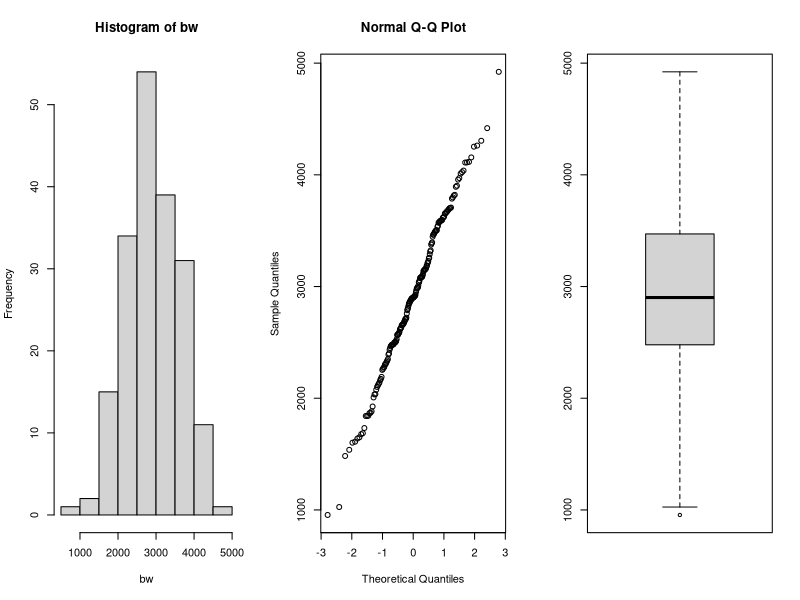
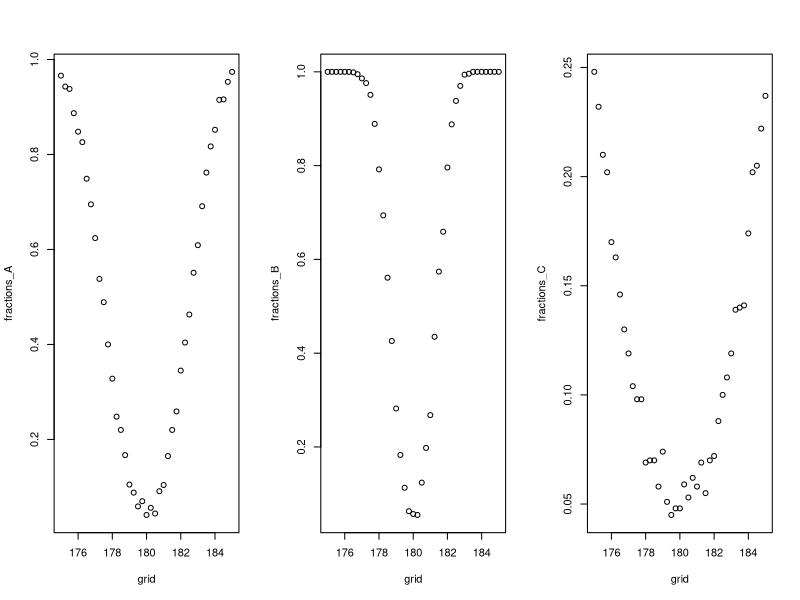
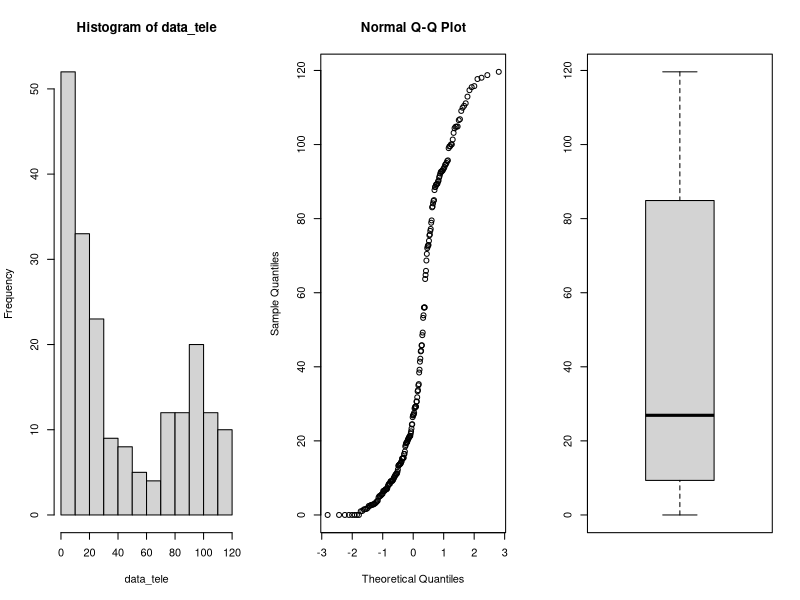
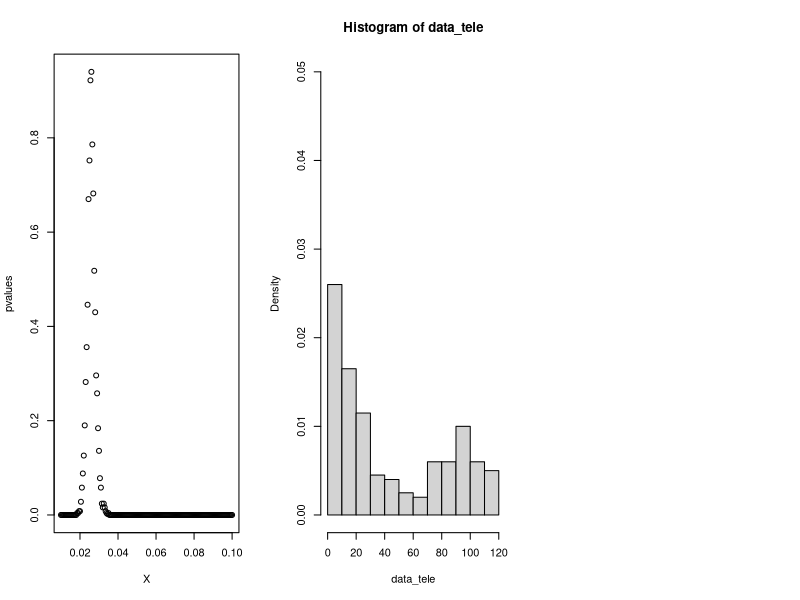
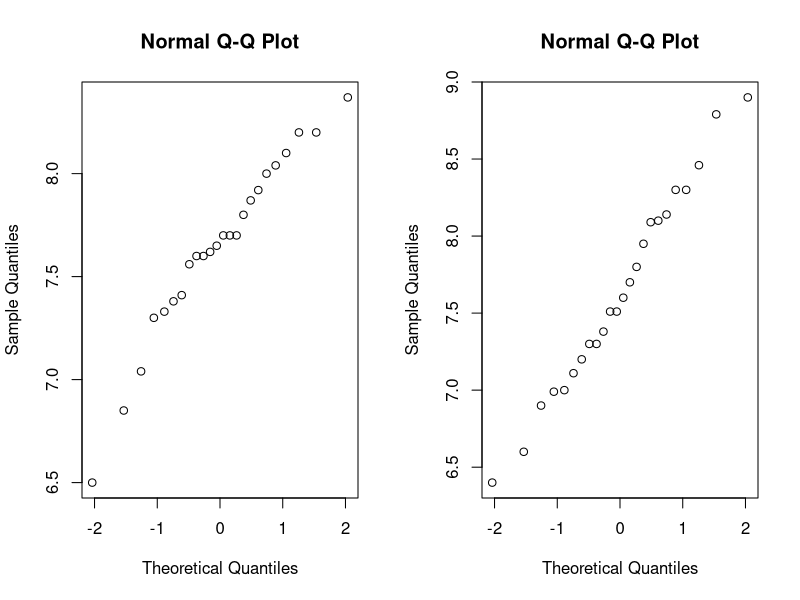
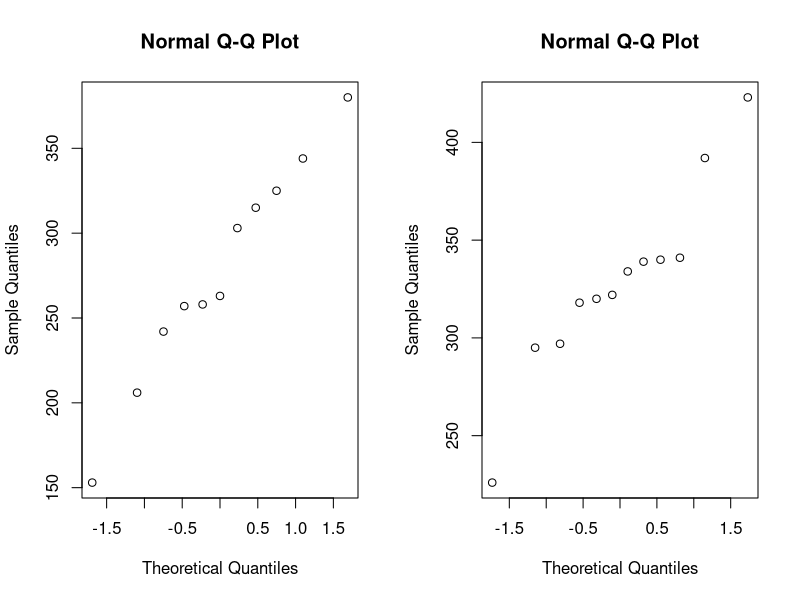
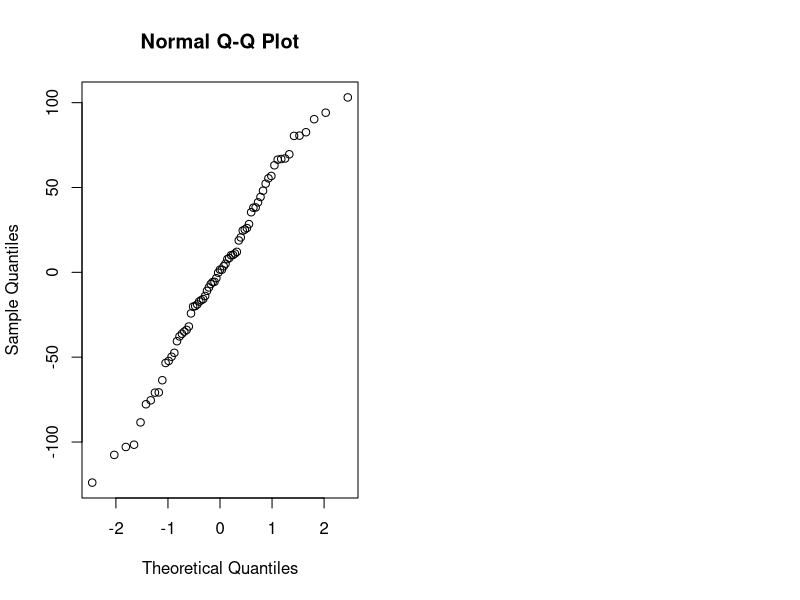

R code for these plots, in order:
## ---- chunk 1
library(tidyverse)
library(rstudioapi)

knitr::opts_chunk$set(echo = TRUE)
options(knitr.table.format = "latex")
setwd(dirname(getActiveDocumentContext()$path))
# round numbers to 4 digits
options(scipen = 1, digits = 4)
## ---- chunk 2
par(mfrow=c(1,3))
data=read.table(file="data/birthweight.txt",header=TRUE)

bw = data$birthweight
hist(bw)
qqnorm(bw)
boxplot(bw)
shapiro.test(bw)

## ---- chunk 3
m = mean(bw)
sd = sd(bw)
n = length(bw)
error = qnorm(0.95)*sd/sqrt(n)
ci = c(m-error, m+error)
m
ci
## ---- chunk 4
t.test(bw, mu=2800, alternative = "greater", conf.level = 0.95)
## ---- chunk 5
n <- m <- 30
mu <- 180
nu <- 175
sd <- 5
grid <- seq(175,185, by=0.25)

power_function<-function(grid,n,m,mu,sd) {
  B <- 1000
  p <- numeric(B)
  G <- length(grid)
  fractions <- numeric(G)
  for (grid_nu in 1:G){
    p <- numeric(B)
    for (b in 1:B){
      x <- rnorm(n,mu,sd)
      y <- rnorm(m,grid[grid_nu],sd)
      p[b] <- t.test(x,y, var.equal = TRUE)[[3]]
    }
    fractions[grid_nu] <- mean(p<0.05)
  }
  return(fractions)
}

fractions_A <- power_function(grid,n,m,mu,sd)

## ---- chunk 6
n <- m <- 100
mu <- 180
sd <- 5

fractions_B <- power_function(grid,n,m,mu,sd)
## ---- chunk 7
n <- m <- 30
mu <- 180
sd <- 15

fractions_C <- power_function(grid,n,m,mu,sd)
par(mfrow=c(1,3))
plot(grid,fractions_A)
plot(grid,fractions_B)
plot(grid,fractions_C)
## ---- chunk 8
data<-read.table(file="data/telephone.txt",header=TRUE)
data_tele <- data$Bills
par(mfrow=c(1,3))
hist(data_tele)
qqnorm(data_tele)
boxplot(data_tele)
## ---- chunk 9
X <- seq(0.01, 0.1, 0.0005)
pvalues <- c()
t <- median(data_tele)
for (x in X){
  B <- 1000
  tstar <- numeric(B)
  n <- length(data_tele)
  
  for (i in 1:B){
    xstar <- rexp(n,x)
    tstar[i] <- median(xstar)
  }
  pl<-sum(tstar<t)/B
  pr<-sum(tstar>t)/B
  p<-2*min(pl,pr)
  pl;pr;p
  pvalues <- c(pvalues,p)
}
plot(X, pvalues)
## ---- chunk 10
B <- 1000
T1 <- median(data_tele)
Tstar <- numeric(B)
for (i in 1:B){
  Xstar <- sample(data_tele,replace=TRUE)
  Tstar[i] <- median(Xstar)
}
Tstar25 <- quantile(Tstar,0.025)
Tstar975 <- quantile(Tstar, 0.975)

T1
c(2*T1-Tstar975, 2*T1-Tstar25)

hist(data_tele, prob=T, ylim=c(0,0.05))
x<-seq(0,max(data_tele),length=1000)
lines(x,exp(x),type="l",col="blue",lwd=2)
## ---- chunk 11
max_index <- which.max(pvalues)

opt_Lambda <- X[max_index]
## ---- chunk 12
bill_bigeq40 <- sum(data_tele>=40)
bill_smal40 <- sum(data_tele<40)

binom.test(bill_bigeq40, length(data_tele),p=0.5)
binom.test(bill_smal40, length(data_tele),p=0.5)

bill_less10 <- sum(data_tele < 10)
bill_less10/length(data_tele)
## ---- chunk 13
data <- read.table(file="data/run.txt",header=TRUE)
cor.test(data$before, data$after)$p.value
## disgnostics
par(mfrow=c(1,2)); qqnorm(data$before); qqnorm(data$after)
## ---- chunk 14
# calculate differences
data <- data %>% 
  mutate(diff = before - after)

# filter for lemo

lemo <- data %>% 
  filter(drink == "lemo")

paste0("p-value for soft drink: ", round(t.test(lemo$before, lemo$after, paired = TRUE)$p.value, 4))

# filter for energy

energy <- data %>% 
  filter(drink == "energy")

paste0("p-value for energy drink: ", round(t.test(energy$before, energy$after, paired = TRUE)$p.value, 4))
## ---- chunk 15

# perform t-test

t.test(lemo$diff, energy$diff)$p.value

## ---- chunk 16
# filter for meatmeal

meatmeal <- chickwts %>% 
  filter(feed == "meatmeal") %>% 
  select(weight)

# filter for sunflower

sunflower <- chickwts %>% 
  filter(feed == "sunflower") %>% 
  select(weight)

# check for data normality

par(mfrow=c(1,2))
qqnorm(meatmeal$weight)
qqnorm(sunflower$weight)

# perform t-test, the data is not paired

paste0("t-test p-value: ", round(t.test(meatmeal, sunflower)$p.value, 4))

# Mann-Whitney test

paste0("Mann-Whitney test p-value: ", round(wilcox.test(meatmeal$weight, sunflower$weight)$p.value, 4))

# Kolmogorov-Smirnov test

paste0("Kolmogorov-Smirnov test: ", round(ks.test(meatmeal$weight, sunflower$weight)$p.value, 4))

## ---- chunk 17
chickaov <- lm(weight~feed, data = chickwts)
# performing one-way ANOVA
anova(chickaov)
#extracting more information
summary_table <- as_tibble(summary(chickaov)$coefficients) %>% 
  rename("p-value" = `Pr(>|t|)`)
knitr::kable(summary_table, "latex")
## ---- chunk 18
# check for normality
qqnorm(chickaov$residuals)
# check if the variances are equal
chickwts %>% 
  group_by(feed) %>% 
  summarise(variance = var(weight))
## ---- chunk 19
kruskal.test(weight~feed, data = chickwts)$p.value
